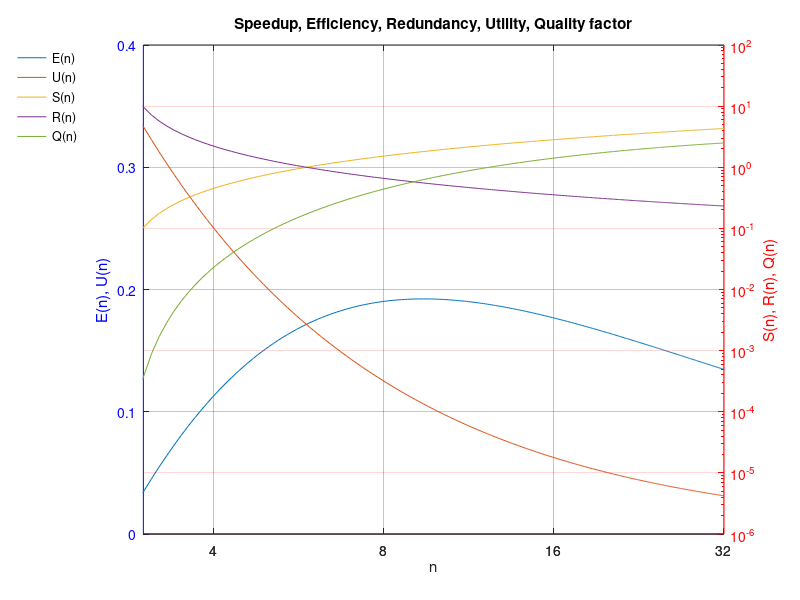

Reproduce this figure in MATLAB.
vn = 2.8:0.1:32;

S = [];
E = [];
R = [];
U = [];
Q = [];

for i = vn
  n = i
  Sn = log(n) * log(log(n)); %accelerarea
  S = [S Sn];
  En = Sn / n; %eficienta
  E = [E En];
  Rn = 1 / (log(n) * log(log(n))); %redundanta
  R = [R Rn];
  Un = Rn * En; %utilizarea
  U = [U Un];
  Qn = Sn * En / Rn; %factorul de calitate
  Q = [Q Qn];
endfor

[x, y1, y2] = plotyy(vn, [E; U],
                     vn, [S; R; Q], 
                     'plot', 'semilogy');
  
  hold on;
  
  set(x, 'XScale', 'log');
  set(x, 'XTick', [1, 2, 4, 8, 16, 32]);
  set(x, 'XTickLabel', [1, 2, 4, 8, 16, 32]);
  set(x,'XScale','log');
  set(x, 'XLim', [3 32]);
  
  set(x, 'Xgrid', 'on');
  set(x, 'Ygrid', 'on');
  
  set(x, {"ycolor"}, {"b"; "r"});
  
  legend(["E(n)"; "U(n)"; "S(n)"; "R(n)"; "Q(n)"]);
  legend("location", "northwestoutside");
  legend("boxoff");

  title("Speedup, Efficiency, Redundancy, Utility, Quality factor");

  xlabel("n");
  ylabel(x(1), "E(n), U(n)");
  ylabel(x(2), "S(n), R(n), Q(n)");
  
  hold off;